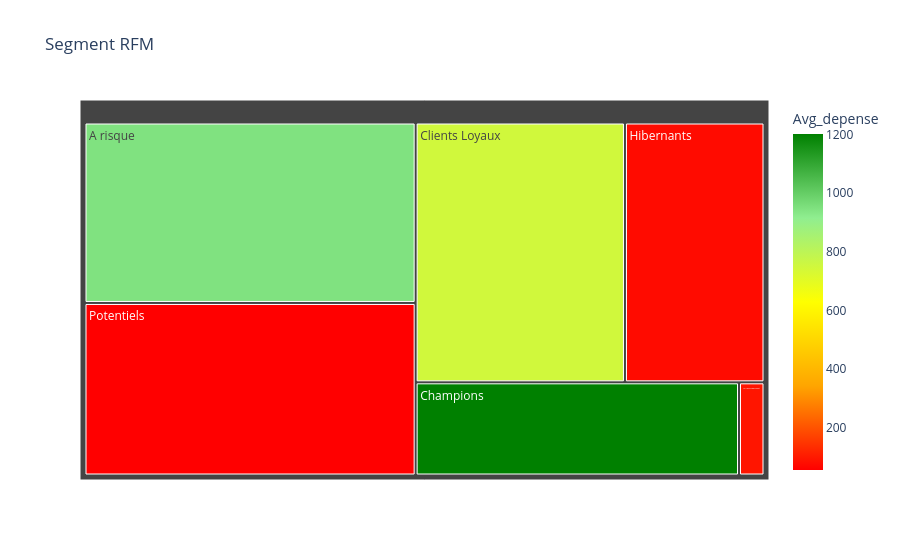
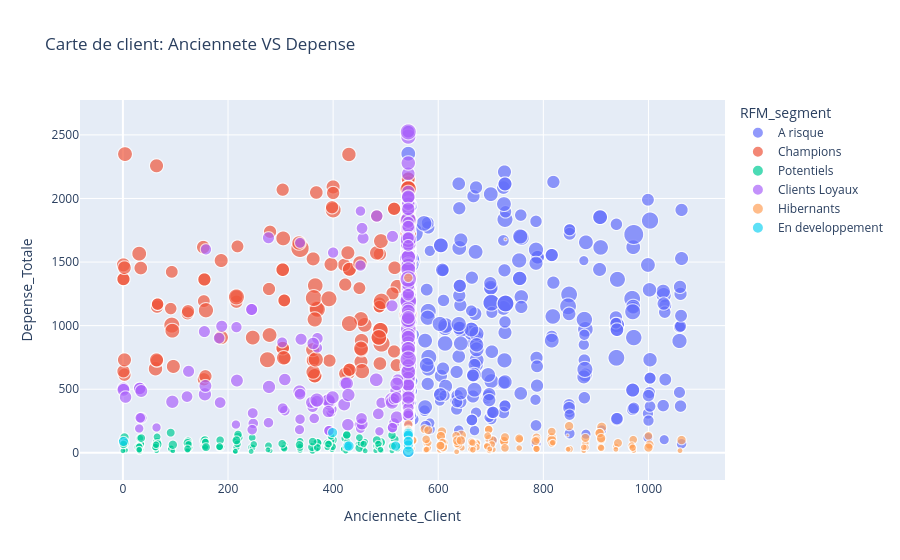

Write notebook code for charts like these, in order.
### Code cell
import plotly.express as px

### Visualisation des segments avec Treemap
seg_data = df.groupby('RFM_segment').agg(
    Nbr_client = ('ID', 'count'),
    Avg_depense = ('Depense_Totale', 'mean'),
    Avg_revenu = ('Income', 'mean'),
).reset_index()

fig_tree = px.treemap(
    seg_data,
    path = ['RFM_segment'],
    values = 'Nbr_client',
    color = 'Avg_depense',
    color_continuous_scale = ['red', 'orange', 'yellow', 'lightgreen', 'green'],
    title = 'Segment RFM',
    hover_data = {'Avg_revenu': ':.0f', 'Avg_depense': ':0.f'}
)
fig_tree.show()


### SCATTER PLOT Recency VS Monetary
fig_scatter = px.scatter(
    df,
    x = 'Anciennete_Client',
    y = 'Depense_Totale',
    color = 'RFM_segment',
    size = 'Achat_Total',
    hover_data = ['Income', 'Recency'],
    title = 'Carte de client: Anciennete VS Depense'
)
fig_scatter.show()

### Figure 1 — Plotly figure (JSON) as saved in the notebook; plotly's stock layout.template omitted (floating-point values rounded to 4 significant figures)
{"data": [{"branchvalues": "total", "customdata": [["61761.054393305436", 947.5], ["71753.09958506224", 1201.0], ["59140.6183908046", 749.0], ["27450.315789473683", 92.63], ["31990.791379310343", 76.44], ["33310.70897155361", 57.08]], "domain": {"x": [0, 1], "y": [0, 1]}, "hovertemplate": "labels=%{label}<br>Nbr_client=%{value}<br>parent=%{parent}<br>id=%{id}<br>Avg_revenu=%{customdata[0]:.0f}<br>Avg_depense=%{color:0.f}<extra></extra>", "ids": ["A risque", "Champions", "Clients Loyaux", "En developpement", "Hibernants", "Potentiels"], "labels": ["A risque", "Champions", "Clients Loyaux", "En developpement", "Hibernants", "Potentiels"], "marker": {"coloraxis": "coloraxis", "colors": [947.5, 1201.0, 749.0, 92.63, 76.44, 57.08]}, "name": "", "parents": ["", "", "", "", "", ""], "type": "treemap", "values": [478.0, 241.0, 435.0, 19.0, 290.0, 457.0]}], "layout": {"coloraxis": {"colorbar": {"title": {"text": "Avg_depense"}}, "colorscale": [[0, "red"], [0.25, "orange"], [0.5, "yellow"], [0.75, "lightgreen"], [1, "green"]]}, "legend": {"tracegroupgap": 0}, "title": {"text": "Segment RFM"}}}

### Figure 2 — Plotly figure (JSON) as saved in the notebook; plotly's stock layout.template omitted (floating-point values rounded to 4 significant figures; data arrays with more than 128 entries replaced by an {"elided": "..."} marker saying what was removed)
{"data": [{"customdata": {"elided": "478x2 float values"}, "hovertemplate": "RFM_segment=A risque<br>Anciennete_Client=%{x}<br>Depense_Totale=%{y}<br>Achat_Total=%{marker.size}<br>Income=%{customdata[0]}<br>Recency=%{customdata[1]}<extra></extra>", "legendgroup": "A risque", "marker": {"color": "#636efa", "size": {"elided": "478 int values"}, "sizemode": "area", "sizeref": 0.11, "symbol": "circle"}, "mode": "markers", "name": "A risque", "showlegend": true, "type": "scattergl", "x": {"elided": "478 float values"}, "xaxis": "x", "y": {"elided": "478 int values"}, "yaxis": "y"}, {"customdata": {"elided": "241x2 float values"}, "hovertemplate": "RFM_segment=Champions<br>Anciennete_Client=%{x}<br>Depense_Totale=%{y}<br>Achat_Total=%{marker.size}<br>Income=%{customdata[0]}<br>Recency=%{customdata[1]}<extra></extra>", "legendgroup": "Champions", "marker": {"color": "#EF553B", "size": {"elided": "241 int values"}, "sizemode": "area", "sizeref": 0.11, "symbol": "circle"}, "mode": "markers", "name": "Champions", "showlegend": true, "type": "scattergl", "x": {"elided": "241 float values"}, "xaxis": "x", "y": {"elided": "241 int values"}, "yaxis": "y"}, {"customdata": {"elided": "457x2 float values"}, "hovertemplate": "RFM_segment=Potentiels<br>Anciennete_Client=%{x}<br>Depense_Totale=%{y}<br>Achat_Total=%{marker.size}<br>Income=%{customdata[0]}<br>Recency=%{customdata[1]}<extra></extra>", "legendgroup": "Potentiels", "marker": {"color": "#00cc96", "size": {"elided": "457 int values"}, "sizemode": "area", "sizeref": 0.11, "symbol": "circle"}, "mode": "markers", "name": "Potentiels", "showlegend": true, "type": "scattergl", "x": {"elided": "457 float values"}, "xaxis": "x", "y": {"elided": "457 int values"}, "yaxis": "y"}, {"customdata": {"elided": "435x2 float values"}, "hovertemplate": "RFM_segment=Clients Loyaux<br>Anciennete_Client=%{x}<br>Depense_Totale=%{y}<br>Achat_Total=%{marker.size}<br>Income=%{customdata[0]}<br>Recency=%{customdata[1]}<extra></extra>", "legendgroup": "Clients Loyaux", "marker": {"color": "#ab63fa", "size": {"elided": "435 int values"}, "sizemode": "area", "sizeref": 0.11, "symbol": "circle"}, "mode": "markers", "name": "Clients Loyaux", "showlegend": true, "type": "scattergl", "x": {"elided": "435 float values"}, "xaxis": "x", "y": {"elided": "435 int values"}, "yaxis": "y"}, {"customdata": {"elided": "290x2 float values"}, "hovertemplate": "RFM_segment=Hibernants<br>Anciennete_Client=%{x}<br>Depense_Totale=%{y}<br>Achat_Total=%{marker.size}<br>Income=%{customdata[0]}<br>Recency=%{customdata[1]}<extra></extra>", "legendgroup": "Hibernants", "marker": {"color": "#FFA15A", "size": {"elided": "290 int values"}, "sizemode": "area", "sizeref": 0.11, "symbol": "circle"}, "mode": "markers", "name": "Hibernants", "showlegend": true, "type": "scattergl", "x": {"elided": "290 float values"}, "xaxis": "x", "y": {"elided": "290 int values"}, "yaxis": "y"}, {"customdata": [[36140.0, 48.0], [30000.0, 22.0], [26850.0, 10.0], [49620.0, 77.0], [17140.0, 96.0], [34180.0, 12.0], [15070.0, 96.0], [17120.0, 96.0], [21850.0, 38.0], [16930.0, 50.0], [40230.0, 84.0], [40710.0, 37.0], [37330.0, 44.0], [21260.0, 56.0], [42160.0, 26.0], [33440.0, 81.0], [1730.0, 65.0], [32310.0, 60.0], [7500.0, 7.0]], "hovertemplate": "RFM_segment=En developpement<br>Anciennete_Client=%{x}<br>Depense_Totale=%{y}<br>Achat_Total=%{marker.size}<br>Income=%{customdata[0]}<br>Recency=%{customdata[1]}<extra></extra>", "legendgroup": "En developpement", "marker": {"color": "#19d3f3", "size": [13, 12, 11, 11, 12, 11, 11, 11, 11, 12, 13, 11, 11, 11, 11, 11, 15, 11, 11], "sizemode": "area", "sizeref": 0.11, "symbol": "circle"}, "mode": "markers", "name": "En developpement", "showlegend": true, "type": "scattergl", "x": [543.0, 543.0, 543.0, 543.0, 543.0, 1.0, 427.0, 543.0, 543.0, 430.0, 543.0, 543.0, 543.0, 543.0, 543.0, 543.0, 543.0, 399.0, 519.0], "xaxis": "x", "y": [151, 160, 63, 129, 47, 89, 53, 128, 84, 53, 149, 81, 62, 61, 140, 90, 8, 159, 53], "yaxis": "y"}], "layout": {"legend": {"itemsizing": "constant", "title": {"text": "RFM_segment"}, "tracegroupgap": 0}, "title": {"text": "Carte de client: Anciennete VS Depense"}, "xaxis": {"anchor": "y", "domain": [0, 1], "title": {"text": "Anciennete_Client"}}, "yaxis": {"anchor": "x", "domain": [0, 1], "title": {"text": "Depense_Totale"}}}}
